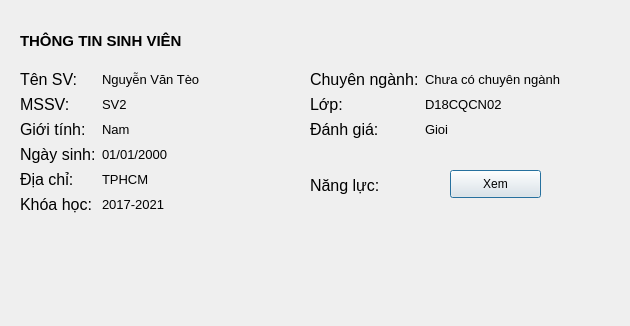
<?xml version="1.0" encoding="UTF-8"?>
<ui version="4.0">
 <class>Dialog</class>
 <widget class="QDialog" name="Dialog">
  <property name="geometry">
   <rect>
    <x>0</x>
    <y>0</y>
    <width>630</width>
    <height>326</height>
   </rect>
  </property>
  <property name="windowTitle">
   <string>QLDSV</string>
  </property>
  <widget class="QLabel" name="label">
   <property name="geometry">
    <rect>
     <x>20</x>
     <y>30</y>
     <width>341</width>
     <height>22</height>
    </rect>
   </property>
   <property name="font">
    <font>
     <pointsize>11</pointsize>
     <weight>75</weight>
     <bold>true</bold>
    </font>
   </property>
   <property name="text">
    <string>THÔNG TIN SINH VIÊN</string>
   </property>
  </widget>
  <widget class="QWidget" name="formLayoutWidget">
   <property name="geometry">
    <rect>
     <x>20</x>
     <y>70</y>
     <width>251</width>
     <height>201</height>
    </rect>
   </property>
   <layout class="QFormLayout" name="formLayout">
    <item row="0" column="0">
     <widget class="QLabel" name="tNSVLabel">
      <property name="font">
       <font>
        <pointsize>12</pointsize>
       </font>
      </property>
      <property name="text">
       <string>Tên SV:</string>
      </property>
     </widget>
    </item>
    <item row="0" column="1">
     <widget class="QLabel" name="label_2">
      <property name="font">
       <font>
        <pointsize>10</pointsize>
       </font>
      </property>
      <property name="text">
       <string>Nguyễn Văn Tèo</string>
      </property>
     </widget>
    </item>
    <item row="1" column="0">
     <widget class="QLabel" name="mSSVLabel">
      <property name="font">
       <font>
        <pointsize>12</pointsize>
       </font>
      </property>
      <property name="text">
       <string>MSSV:</string>
      </property>
     </widget>
    </item>
    <item row="1" column="1">
     <widget class="QLabel" name="label_3">
      <property name="font">
       <font>
        <pointsize>10</pointsize>
       </font>
      </property>
      <property name="text">
       <string>SV2</string>
      </property>
     </widget>
    </item>
    <item row="2" column="0">
     <widget class="QLabel" name="giITNhLabel">
      <property name="font">
       <font>
        <pointsize>12</pointsize>
       </font>
      </property>
      <property name="text">
       <string>Giới tính:</string>
      </property>
     </widget>
    </item>
    <item row="2" column="1">
     <widget class="QLabel" name="label_7">
      <property name="font">
       <font>
        <pointsize>10</pointsize>
       </font>
      </property>
      <property name="text">
       <string>Nam</string>
      </property>
     </widget>
    </item>
    <item row="3" column="0">
     <widget class="QLabel" name="ngYSinhLabel">
      <property name="font">
       <font>
        <pointsize>12</pointsize>
       </font>
      </property>
      <property name="text">
       <string>Ngày sinh:</string>
      </property>
     </widget>
    </item>
    <item row="3" column="1">
     <widget class="QLabel" name="label_4">
      <property name="font">
       <font>
        <pointsize>10</pointsize>
       </font>
      </property>
      <property name="text">
       <string>01/01/2000</string>
      </property>
     </widget>
    </item>
    <item row="4" column="0">
     <widget class="QLabel" name="aChLabel">
      <property name="font">
       <font>
        <pointsize>12</pointsize>
       </font>
      </property>
      <property name="text">
       <string>Địa chỉ:</string>
      </property>
     </widget>
    </item>
    <item row="4" column="1">
     <widget class="QLabel" name="label_6">
      <property name="font">
       <font>
        <pointsize>10</pointsize>
       </font>
      </property>
      <property name="text">
       <string>TPHCM</string>
      </property>
     </widget>
    </item>
    <item row="5" column="0">
     <widget class="QLabel" name="khAHCLabel">
      <property name="font">
       <font>
        <pointsize>12</pointsize>
       </font>
      </property>
      <property name="text">
       <string>Khóa học:</string>
      </property>
     </widget>
    </item>
    <item row="5" column="1">
     <widget class="QLabel" name="label_5">
      <property name="font">
       <font>
        <pointsize>10</pointsize>
       </font>
      </property>
      <property name="text">
       <string>2017-2021</string>
      </property>
     </widget>
    </item>
   </layout>
  </widget>
  <widget class="QWidget" name="formLayoutWidget_2">
   <property name="geometry">
    <rect>
     <x>310</x>
     <y>70</y>
     <width>311</width>
     <height>88</height>
    </rect>
   </property>
   <layout class="QFormLayout" name="formLayout_3">
    <item row="0" column="0">
     <widget class="QLabel" name="tNSVLabel_3">
      <property name="font">
       <font>
        <pointsize>12</pointsize>
       </font>
      </property>
      <property name="text">
       <string>Chuyên ngành:</string>
      </property>
     </widget>
    </item>
    <item row="0" column="1">
     <widget class="QLabel" name="label_14">
      <property name="font">
       <font>
        <pointsize>10</pointsize>
       </font>
      </property>
      <property name="text">
       <string>Chưa có chuyên ngành</string>
      </property>
     </widget>
    </item>
    <item row="1" column="0">
     <widget class="QLabel" name="mSSVLabel_3">
      <property name="font">
       <font>
        <pointsize>12</pointsize>
       </font>
      </property>
      <property name="text">
       <string>Lớp:</string>
      </property>
     </widget>
    </item>
    <item row="1" column="1">
     <widget class="QLabel" name="label_15">
      <property name="font">
       <font>
        <pointsize>10</pointsize>
       </font>
      </property>
      <property name="text">
       <string>D18CQCN02</string>
      </property>
     </widget>
    </item>
    <item row="2" column="0">
     <widget class="QLabel" name="mSSVLabel_5">
      <property name="font">
       <font>
        <pointsize>12</pointsize>
       </font>
      </property>
      <property name="text">
       <string>Đánh giá:</string>
      </property>
     </widget>
    </item>
    <item row="2" column="1">
     <widget class="QLabel" name="label_16">
      <property name="font">
       <font>
        <pointsize>10</pointsize>
       </font>
      </property>
      <property name="text">
       <string>Gioi</string>
      </property>
     </widget>
    </item>
   </layout>
  </widget>
  <widget class="QPushButton" name="pushButton">
   <property name="geometry">
    <rect>
     <x>450</x>
     <y>170</y>
     <width>91</width>
     <height>28</height>
    </rect>
   </property>
   <property name="text">
    <string>Xem</string>
   </property>
  </widget>
  <widget class="QLabel" name="mSSVLabel_4">
   <property name="geometry">
    <rect>
     <x>310</x>
     <y>170</y>
     <width>91</width>
     <height>31</height>
    </rect>
   </property>
   <property name="font">
    <font>
     <pointsize>12</pointsize>
    </font>
   </property>
   <property name="text">
    <string>Năng lực:</string>
   </property>
  </widget>
 </widget>
 <resources/>
 <connections/>
</ui>
